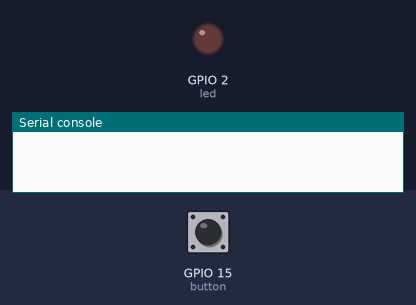
The program below on a simulated ESP32 board running MicroPython. On the bench: output pins drawn as LEDs (lit = HIGH), the last lines printed to the serial console. Wiring (from the project's diagram.json): red LED on GPIO 2, green button on GPIO 15. The inputs (shaded band) are chosen by the test bench; at power-on: GPIO 15 (button) HIGH.

Above: at 1.2 s.
1.3 s: GPIO 15 (button) pulled LOW for 0.15 s
At 2.3 s:
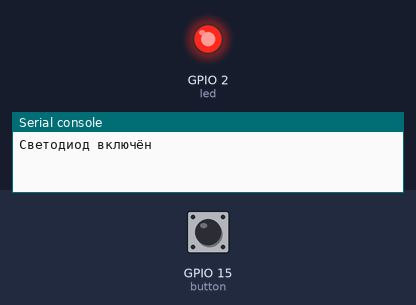
2.9 s: GPIO 15 (button) pulled LOW for 1 s
At 3.4 s:
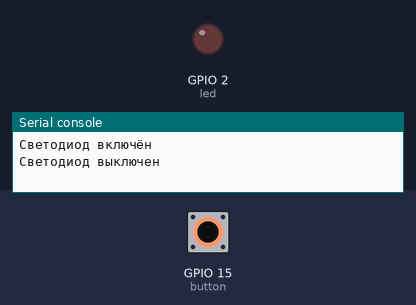
5.4 s: GPIO 15 (button) pulled LOW for 3.2 s
At 6.5 s:
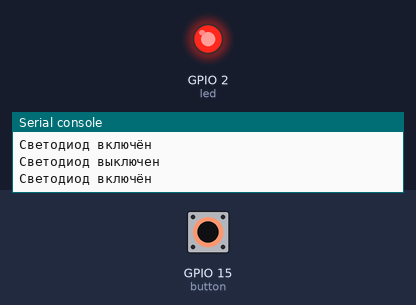
Timing chart, 0 to 8.4 s (numbered marks = the images above; inputs shaded):
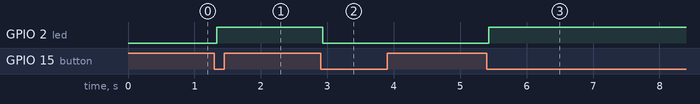

The program:

main.py
```python
# Задание 3.3. Кнопка-переключатель
# Кнопка между GPIO 15 и GND (PULL_UP: отпущена = 1, нажата = 0)
# Каждое нажатие переключает светодиод на GPIO 2
from machine import Pin
import time

led = Pin(2, Pin.OUT)
button = Pin(15, Pin.IN, Pin.PULL_UP)

led_on = False
prev = button.value()

while True:
    cur = button.value()
    if prev == 1 and cur == 0:      # момент нажатия (1 -> 0)
        time.sleep_ms(30)           # антидребезг
        if button.value() == 0:     # нажатие настоящее
            led_on = not led_on
            led.value(led_on)
            print("Светодиод", "включён" if led_on else "выключен")
    prev = cur
    time.sleep_ms(10)
```

Measured:
- after the input at 1.3 s, GPIO 2 (led): LOW → HIGH at once
- after the input at 2.9 s, GPIO 2 (led): HIGH → LOW at once
- after the input at 5.4 s, GPIO 2 (led): LOW → HIGH at once
